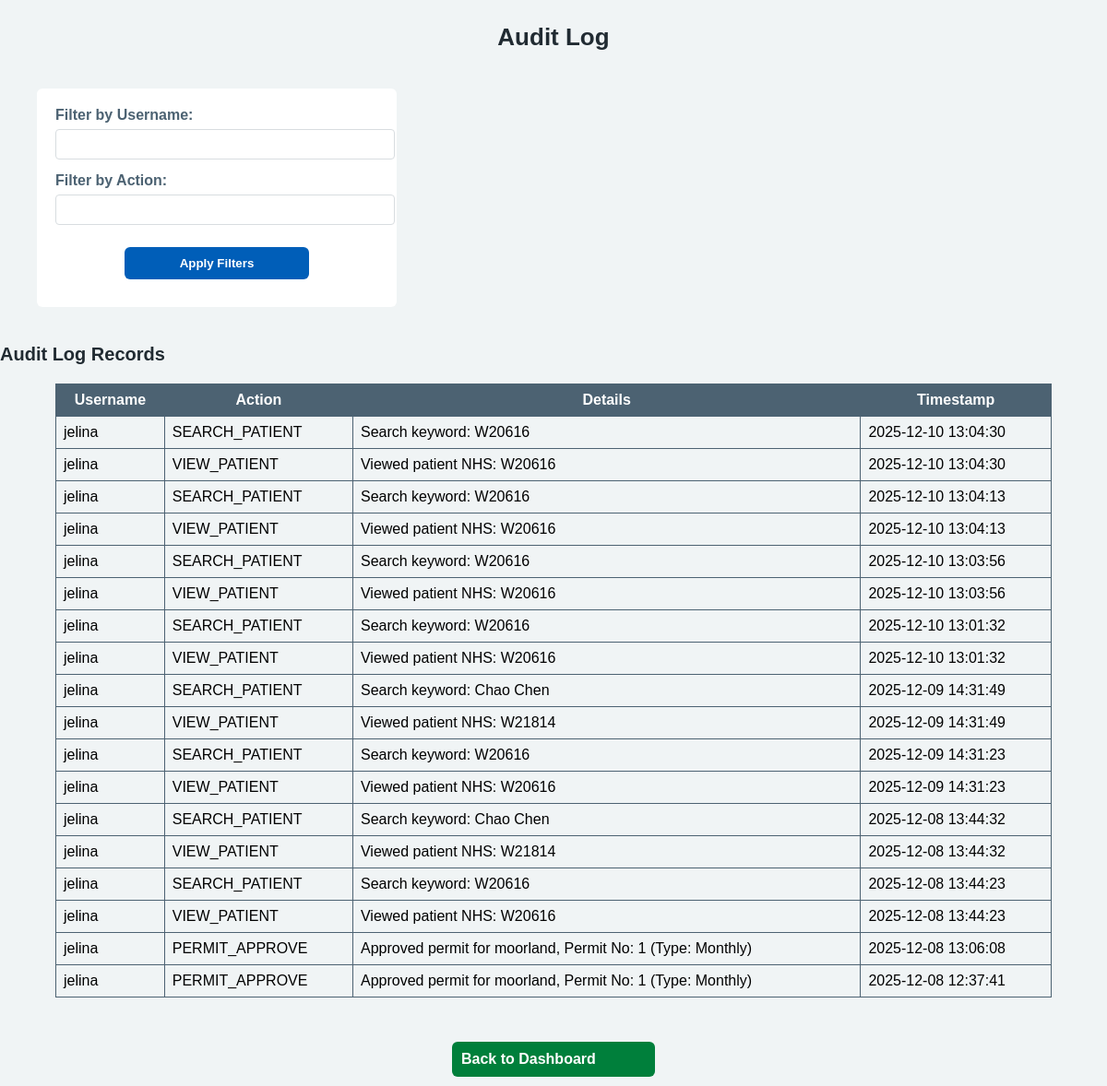
The page /cw/audit_trail.php?user=jelina (signed in) on the database its author committed.
### tables this page shows
CREATE TABLE `audit_log` (
  `audit_id` int(11) NOT NULL,
  `username` varchar(100) NOT NULL,
  `action` varchar(100) NOT NULL,
  `details` text DEFAULT NULL,
  `timestamp` datetime NOT NULL DEFAULT current_timestamp()
);

### html/cw/audit_trail.php (the view, shortened to what this page needs)
<?php
require("config.php");
$where = [];
if (!empty($_GET["user"])) {
    $u = mysqli_real_escape_string($conn, $_GET["user"]);
    $where[] = "username = '$u'";
}
$sql = "SELECT * FROM audit_log";
if ($where) {
    $sql .= " WHERE " . implode(" AND ", $where);
}
$sql .= " ORDER BY timestamp DESC";
$logs = mysqli_query($conn, $sql);
?>
<!DOCTYPE html>
<html>
<head>
    <link rel="stylesheet" href="style.css">
</head>
<body>
<h2>Audit Log</h2>
<form method="GET" action="audit_trail.php">
    <label>Filter by Username:</label>
    <input type="text" name="user">
    <label>Filter by Action:</label>
    <input type="text" name="action">
    <button type="submit" class="blue-button">Apply Filters</button>
</form>
<h3>Audit Log Records</h3>
<table>
    <tr>
        <th>Username</th>
        <th>Action</th>
        <th>Details</th>
        <th>Timestamp</th>
    </tr>
    <?php if (mysqli_num_rows($logs) > 0): ?>
        <?php while ($row = mysqli_fetch_assoc($logs)) { ?>
            <tr>
                <td><?php echo htmlspecialchars($row["username"]); ?></td>
                <td><?php echo htmlspecialchars($row["action"]); ?></td>
                <td><?php echo htmlspecialchars($row["details"]); ?></td>
                <td><?php echo htmlspecialchars($row["timestamp"]); ?></td>
            </tr>
        <?php } ?>
    <?php else: ?>
        <tr>
            <td colspan="4">No records found.</td>
        </tr>
    <?php endif; ?>
</table>
<br>
<a href="admin_dashboard.php" class="green-button" style="width:200px;">Back to Dashboard</a>
</body>
</html>

### html/cw/style.css (style rules this page uses)
body { margin: 0; padding: 0; font-family: Helvetica, Arial, sans-serif;; background: #f0f4f5; }
h1, h2 { text-align: center; color: #212b32; margin-top: 25px; }
h2 { font-size: 26px; margin-bottom: 20px; }
h3 { color: #212b32; font-size: 20px; font-weight: bold; margin: 0; }
form { width: 350px; background: white; padding: 20px; margin: 40px; border-radius: 6px; border-color: #4c6272; }
label { font-weight: bold; color: #4c6272; }
input, select { width: 100%; padding: 8px; margin-top: 6px; margin-bottom: 14px; border: 1px solid #d8dde0; border-radius: 4px; }
.blue-button { width: 200px; display: block; background: #005eb8; color: white; padding: 10px; margin: 10px auto; border: none; border-radius: 6px; text-decoration: none; font-weight: bold; cursor: pointer; transition: 0.2s; }
.green-button { width: 200px; display: block; background: #007f3b; color: white; padding: 10px; margin: 10px auto; border: none; border-radius: 6px; text-decoration: none; font-weight: bold; cursor: pointer; transition: 0.2s; }
table { width: 90%; margin: 20px auto; border-collapse: collapse; }
th, td { border: 1px solid #4c6272; padding: 8px; }
th { background: #4c6272; color: white; }

### rows shown on the page
audit_log: username "jelina", action "SEARCH_PATIENT", details "Search keyword: W20616", timestamp "2025-12-10 13:04:30"
audit_log: username "jelina", action "VIEW_PATIENT", details "Viewed patient NHS: W20616", timestamp "2025-12-10 13:04:30"
audit_log: username "jelina", action "SEARCH_PATIENT", details "Search keyword: W20616", timestamp "2025-12-10 13:04:13"
audit_log: username "jelina", action "VIEW_PATIENT", details "Viewed patient NHS: W20616", timestamp "2025-12-10 13:04:13"
audit_log: username "jelina", action "SEARCH_PATIENT", details "Search keyword: W20616", timestamp "2025-12-10 13:03:56"
audit_log: username "jelina", action "VIEW_PATIENT", details "Viewed patient NHS: W20616", timestamp "2025-12-10 13:03:56"
audit_log: username "jelina", action "SEARCH_PATIENT", details "Search keyword: W20616", timestamp "2025-12-10 13:01:32"
audit_log: username "jelina", action "VIEW_PATIENT", details "Viewed patient NHS: W20616", timestamp "2025-12-10 13:01:32"
audit_log: username "jelina", action "SEARCH_PATIENT", details "Search keyword: Chao Chen", timestamp "2025-12-09 14:31:49"
audit_log: username "jelina", action "VIEW_PATIENT", details "Viewed patient NHS: W21814", timestamp "2025-12-09 14:31:49"
audit_log: username "jelina", action "SEARCH_PATIENT", details "Search keyword: W20616", timestamp "2025-12-09 14:31:23"
audit_log: username "jelina", action "VIEW_PATIENT", details "Viewed patient NHS: W20616", timestamp "2025-12-09 14:31:23"
audit_log: username "jelina", action "SEARCH_PATIENT", details "Search keyword: Chao Chen", timestamp "2025-12-08 13:44:32"
audit_log: username "jelina", action "VIEW_PATIENT", details "Viewed patient NHS: W21814", timestamp "2025-12-08 13:44:32"
audit_log: username "jelina", action "SEARCH_PATIENT", details "Search keyword: W20616", timestamp "2025-12-08 13:44:23"
audit_log: username "jelina", action "VIEW_PATIENT", details "Viewed patient NHS: W20616", timestamp "2025-12-08 13:44:23"
audit_log: username "jelina", action "PERMIT_APPROVE", details "Approved permit for moorland, Permit No: 1 (Type: Monthly)", timestamp "2025-12-08 13:06:08"
audit_log: username "jelina", action "PERMIT_APPROVE", details "Approved permit for moorland, Permit No: 1 (Type: Monthly)", timestamp "2025-12-08 12:37:41"
